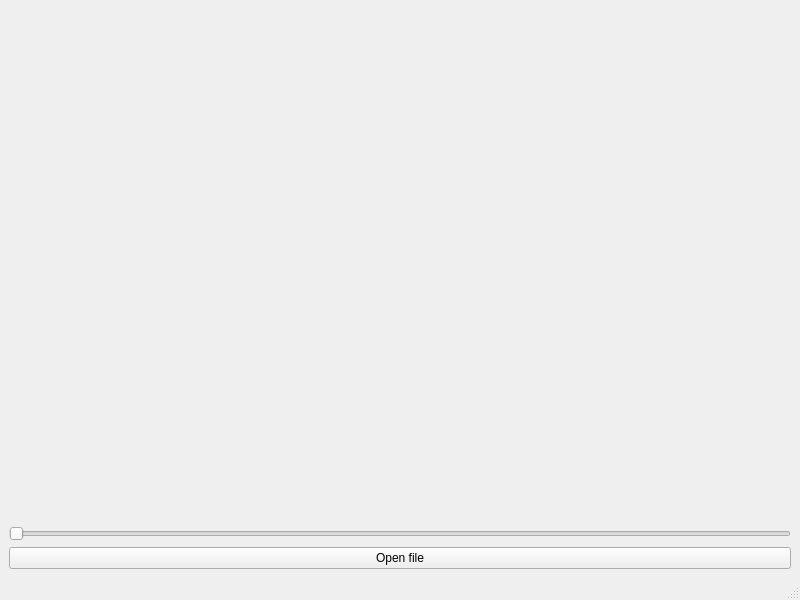
<?xml version="1.0" encoding="UTF-8"?>
<ui version="4.0">
 <class>MainWindow</class>
 <widget class="QMainWindow" name="MainWindow">
  <property name="geometry">
   <rect>
    <x>0</x>
    <y>0</y>
    <width>800</width>
    <height>600</height>
   </rect>
  </property>
  <property name="windowTitle">
   <string>MainWindow</string>
  </property>
  <widget class="QWidget" name="centralwidget">
   <layout class="QGridLayout" name="gridLayout">
    <item row="0" column="0">
     <widget class="QWidget" name="widget" native="true"/>
    </item>
    <item row="2" column="0">
     <widget class="QPushButton" name="pushButton">
      <property name="text">
       <string>Open file</string>
      </property>
     </widget>
    </item>
    <item row="1" column="0">
     <widget class="QSlider" name="horizontalSlider">
      <property name="orientation">
       <enum>Qt::Horizontal</enum>
      </property>
     </widget>
    </item>
   </layout>
  </widget>
  <widget class="QMenuBar" name="menubar">
   <property name="geometry">
    <rect>
     <x>0</x>
     <y>0</y>
     <width>800</width>
     <height>22</height>
    </rect>
   </property>
  </widget>
  <widget class="QStatusBar" name="statusbar"/>
 </widget>
 <resources/>
 <connections/>
</ui>
